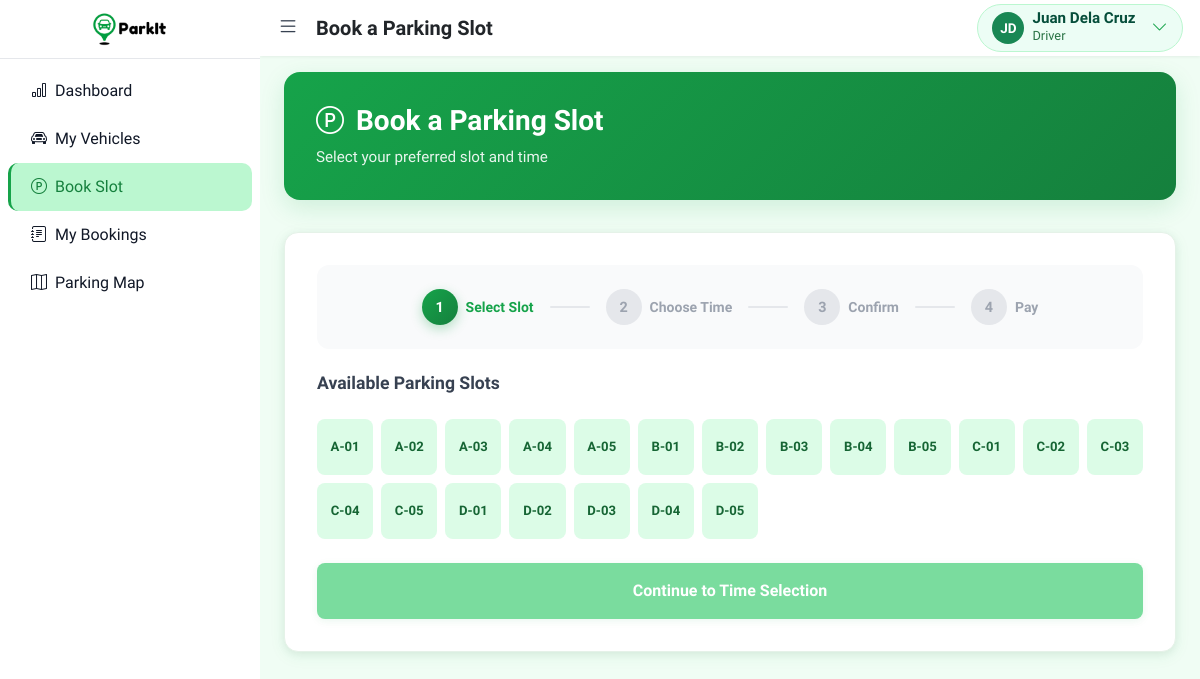
/user/book.php (signed in), run on the app's committed database.
### tables this page shows
CREATE TABLE IF NOT EXISTS parking_slots (
    id INT PRIMARY KEY AUTO_INCREMENT,
    slot_number VARCHAR(10) NOT NULL UNIQUE,
    slot_row INT NOT NULL,
    slot_column INT NOT NULL,
    status ENUM('available', 'occupied') NOT NULL DEFAULT 'available',
    created_at TIMESTAMP DEFAULT CURRENT_TIMESTAMP,
    updated_at TIMESTAMP DEFAULT CURRENT_TIMESTAMP ON UPDATE CURRENT_TIMESTAMP
);

### user/book.php (the view, shortened to what this page needs)
<?php
$pdo = getDB();
$vehicles = $pdo->prepare('SELECT id, plate_number, model, color FROM vehicles WHERE user_id = ?');
$vehicles->execute([currentUserId()]);
$vehicles = $vehicles->fetchAll();
$step = (int) ($_GET['step'] ?? 1);
$show_confirmation = false;
$confirmation_booking = null;
$all_slots = $pdo->query('SELECT id, slot_number, status FROM parking_slots ORDER BY slot_row, slot_column')->fetchAll();
$available_slots = array_filter($all_slots, function($s) { return $s['status'] === 'available'; });
function slotLabel($slot_number) {
    if (preg_match('/^([A-Z])(\d+)$/', $slot_number, $m)) return $m[1] . '-' . str_pad($m[2], 2, '0', STR_PAD_LEFT);
    return $slot_number;
}
require dirname(__DIR__) . '/includes/header.php';
?>
<div class="book-slot-page">
<a href="<?= BASE_URL ?>/index.php" class="d-inline-flex align-items-center text-decoration-none text-dark mb-4" style="color: #111;"><i class="bi bi-arrow-left me-1"></i></a>
<div class="book-slot-header">
    <h4><i class="bi bi-p-circle"></i>Book a Parking Slot</h4>
    <p>Select your preferred slot and time</p>
</div>
<div class="book-slot-main">
<?php $progress_done = $show_confirmation; ?>
<ul class="list-unstyled d-flex align-items-center book-progress mb-4">
    <li class="d-flex align-items-center">
        <span class="progress-num <?= ($step >= 1 || $progress_done) ? 'active' : '' ?>">1</span>
        <span class="progress-label <?= ($step >= 1 || $progress_done) ? 'active' : '' ?>">Select Slot</span>
    </li>
    <li class="progress-line" style="background:<?= ($step >= 2 || $progress_done) ? '#86efac' : '#e5e7eb' ?>;"></li>
    <li class="d-flex align-items-center">
        <span class="progress-num <?= ($step >= 2 || $progress_done) ? 'active' : '' ?>">2</span>
        <span class="progress-label <?= ($step >= 2 || $progress_done) ? 'active' : '' ?>">Choose Time</span>
    </li>
    <li class="progress-line" style="background:<?= ($step >= 3 || $progress_done) ? '#86efac' : '#e5e7eb' ?>;"></li>
    <li class="d-flex align-items-center">
        <?php if ($show_confirmation): ?>
            <span class="progress-num active"><i class="bi bi-check-lg"></i></span>
            <span class="progress-label active">Confirm</span>
        <?php else: ?>
            <span class="progress-num <?= $step >= 3 ? 'active' : '' ?>">3</span>
            <span class="progress-label <?= $step >= 3 ? 'active' : '' ?>">Confirm</span>
        <?php endif; ?>
    </li>
    <li class="progress-line" style="background:<?= ($step >= 4 || $progress_done) ? '#86efac' : '#e5e7eb' ?>;"></li>
    <li class="d-flex align-items-center">
        <span class="progress-num <?= ($step >= 4 || $progress_done) ? 'active' : '' ?>">4</span>
        <span class="progress-label <?= ($step >= 4 || $progress_done) ? 'active' : '' ?>">Pay</span>
    </li>
</ul>
<?php if ($show_confirmation && $confirmation_booking): ?>
    <?php
    $cb = $confirmation_booking;
    $slot_label = slotLabel($cb['slot_number']);
    $entry_source = $cb['entry_time'] ?? $cb['planned_entry_time'] ?? $cb['booked_at'] ?? null;
    $exit_source = $cb['exit_time'] ?? null;
    $duration_mins = 0;
    if ($entry_source && $exit_source) {
        $duration_mins = max(0, (int) ((strtotime($exit_source) - strtotime($entry_source)) / 60));
    }
    $min_increment = 15;
    $billed_mins = $duration_mins > 0 ? max($min_increment, (int) (ceil($duration_mins / $min_increment) * $min_increment)) : 0;
    $conf_date = $entry_source ? date('F j, Y', strtotime($entry_source)) : '—';
    $conf_start = $entry_source ? date('g:i A', strtotime($entry_source)) : '—';
    $conf_end = $exit_source ? date('g:i A', strtotime($exit_source)) : '—';
    $conf_time = ($conf_start !== '—' && $conf_end !== '—') ? $conf_start . ' - ' . $conf_end : ($conf_start !== '—' ? $conf_start : '—');
    $conf_amount = isset($cb['amount']) && $cb['amount'] !== null ? number_format((float)$cb['amount'], 2) : '0.00';
    ?>
    <div class="confirmation-center">
    <div class="card border-0 rounded-3 shadow-lg" style="max-width:720px; width:100%;">
        <div class="card-body p-4 p-md-5 text-start">
            <div class="rounded-circle d-inline-flex align-items-center justify-content-center mb-3" style="width:64px;height:64px;background:linear-gradient(135deg, #16a34a 0%, #15803d 100%);box-shadow:0 4px 12px rgba(22, 163, 74, 0.3);">
                <i class="bi bi-check-lg text-white" style="font-size: 2rem;"></i>
            </div>
            <h4 class="fw-bold text-dark mb-1" style="font-size: 1.5rem;">Booking Confirmed!</h4>
            <p class="text-muted mb-4">Your parking slot has been successfully booked.</p>
            <div class="text-start" style="width:100%;">
                <div class="d-flex justify-content-between py-2 border-bottom border-light">
                    <span class="text-muted">Slot Number:</span>
                    <strong><?= htmlspecialchars($slot_label) ?></strong>
                </div>
                <div class="d-flex justify-content-between py-2 border-bottom border-light">
                    <span class="text-muted">Date:</span>
                    <strong><?= htmlspecialchars($conf_date) ?></strong>
                </div>
                <div class="d-flex justify-content-between py-2 border-bottom border-light">
                    <span class="text-muted">Time:</span>
                    <strong><?= htmlspecialchars($conf_time) ?></strong>
                </div>
                <div class="d-flex justify-content-between py-2 border-bottom border-light">
                    <span class="text-muted">Billed Minutes</span>
                    <strong><?= $billed_mins ? htmlspecialchars($billed_mins) . ' min' : '—' ?></strong>
                </div>
                <div class="d-flex justify-content-between py-2">
                    <span class="text-muted">Total Amount:</span>
                    <strong style="color:#16a34a;font-size:1.1rem;">&#8369;<?= htmlspecialchars($conf_amount) ?></strong>
                </div>
                <div style="font-size:0.85rem;color:#6b7280;margin-top:6px;">Rate: &#8369;30.00/hr — billed in 15-minute increments (minimum 15 minutes)</div>
            </div>
            <div class="d-flex justify-content-center gap-2 flex-wrap mt-4">
                <a href="<?= BASE_URL ?>/index.php" class="btn btn-outline-secondary rounded-3 px-4">Back to Dashboard</a>
                <a href="<?= BASE_URL ?>/user/receipt.php?booking_id=<?= (int)$cb['id'] ?>" class="btn rounded-3 px-4" style="background:linear-gradient(135deg, #16a34a 0%, #15803d 100%);color:#fff;border:none;font-weight:600;box-shadow:0 2px 8px rgba(22, 163, 74, 0.15);">View Receipt</a>
            </div>
        </div>
    </div>
    </div>
    <?php if (!empty($_GET['show_receipt']) && isset($confirmation_booking['amount'])): ?>
        <?php
            $hourly_rate = 30.00;
            $entry = $confirmation_booking['entry_time'] ?? null;
            $exit = $confirmation_booking['exit_time'] ?? null;
            $hours = 0;
            $duration_mins = 0;
            if ($entry && $exit) {
                $duration_mins = max(0, (int) ((strtotime($exit) - strtotime($entry)) / 60));
                $hours = $duration_mins / 60;
            }
            if (isset($confirmation_booking['amount']) && $confirmation_booking['amount'] !== null) {
                $subtotal = (float)$confirmation_booking['amount'];
            } else {
                $min_increment = 15;
                $billed_mins = max($min_increment, (int) (ceil($duration_mins / $min_increment) * $min_increment));
                $subtotal = round(($billed_mins / 60) * $hourly_rate, 2);
            }
            $loyalty = 0.00;
            $tax = round($subtotal * 0.12, 2);
            $total = round($subtotal - $loyalty + $tax, 2);
            $slot_label = slotLabel($confirmation_booking['slot_number']);
        ?>
        <style>
        .receipt-wrap { max-width:740px; margin:20px auto; }
        .receipt-card { border-radius:12px; overflow:hidden; box-shadow:0 6px 18px rgba(16,24,40,0.08); }
        .receipt-header { background:#10b981; color:white; padding:28px 32px; text-align:center; }
        .receipt-header h3 { margin:0; font-size:1.35rem; }
        .receipt-body { background:#f8fafc; padding:24px; }
        .receipt-section { background:white; border-radius:8px; padding:16px; margin-bottom:12px; }
        .receipt-row { display:flex; justify-content:space-between; padding:6px 0; border-bottom:1px dashed #eef2f7; }
        .receipt-row:last-child { border-bottom:0; }
        .receipt-amount { font-size:1.25rem; font-weight:700; color:#059669; }
        .receipt-actions { display:flex; gap:8px; justify-content:center; margin-top:12px; }
        .receipt-actions .btn { padding:10px 18px; }
        </style>
        <div class="receipt-wrap">
            <div class="receipt-card">
                <div class="receipt-header">
                    <h3>Payment Confirmed</h3>
                    <div style="opacity:0.95; margin-top:8px;">Your parking session has been completed successfully</div>
                </div>
                <div class="receipt-body">
                    <div class="receipt-section d-flex justify-content-between align-items-center">
                        <div>
                            <div style="font-size:0.95rem;color:#6b7280;">TRANSACTION ID</div>
                            <div style="font-weight:700;">PK-<?= str_pad((int)$confirmation_booking['id'] ?? 0, 6, '0', STR_PAD_LEFT) ?></div>
                        </div>
                        <div style="text-align:right;">
                            <div style="font-size:0.95rem;color:#6b7280;">DATE & TIME</div>
                            <div style="font-weight:700;"><?= $confirmation_booking['paid_at'] ? date('F j, Y \a\t g:i A', strtotime($confirmation_booking['paid_at'])) : ($confirmation_booking['entry_time'] ? date('F j, Y \a\t g:i A', strtotime($confirmation_booking['entry_time'])) : date('F j, Y \a\t g:i A')) ?></div>
                        </div>
                    </div>
                    <div class="receipt-section">
                        <h6 style="margin:0 0 8px 0;">Parking Details</h6>
                        <div class="d-flex justify-content-between"><div style="color:#6b7280;">Slot Location</div><div><strong><?= htmlspecialchars($slot_label) ?></strong></div></div>
                        <div class="d-flex justify-content-between"><div style="color:#6b7280;">Parking Duration</div><div><strong><?= $hours ? round($hours,2).'h' : '—' ?></strong></div></div>
                    </div>
                    <div class="receipt-section">
                        <h6 style="margin:0 0 8px 0;">Vehicle Information</h6>
                        <div class="d-flex justify-content-between"><div style="color:#6b7280;">Vehicle</div><div><strong><?= htmlspecialchars($confirmation_booking['model'] ?? '—') ?></strong></div></div>
                        <div class="d-flex justify-content-between"><div style="color:#6b7280;">License Plate</div><div><strong><?= htmlspecialchars($confirmation_booking['plate_number'] ?? '—') ?></strong></div></div>
                    </div>
                    <div class="receipt-section">
                        <h6 style="margin:0 0 8px 0;">Pricing Breakdown</h6>
                        <div class="receipt-row"><div style="color:#6b7280;">Hourly Rate</div><div>&#8369;<?= number_format($hourly_rate,2) ?></div></div>
                        <div class="receipt-row"><div style="color:#6b7280;">Hours Parked</div><div><?= $hours ? round($hours,2) : '0.00' ?></div></div>
                        <div class="receipt-row"><div style="color:#6b7280;">Subtotal</div><div>&#8369;<?= number_format($subtotal,2) ?></div></div>
                        <div class="receipt-row"><div style="color:#6b7280;">Loyalty Discount</div><div>&#8369;<?= number_format($loyalty,2) ?></div></div>
                        <div class="receipt-row"><div style="color:#6b7280;">Tax (12%)</div><div>&#8369;<?= number_format($tax,2) ?></div></div>
                        <div class="receipt-row" style="border-top:1px solid #eef2f7; padding-top:10px;"><div style="font-weight:700;">Total Amount</div><div class="receipt-amount">&#8369;<?= number_format($total,2) ?></div></div>
                    </div>
                    <div class="receipt-section">
                        <div style="color:#6b7280;">Payment Method</div>
                        <div style="margin-top:8px; display:flex; align-items:center; gap:12px;">
                            <div style="background:#ecfccb; padding:10px 12px; border-radius:8px; color:#065f46; font-weight:700;"><?= htmlspecialchars(ucwords(str_replace('_',' ',$confirmation_booking['payment_method'] ?? '—'))) ?></div>
                            <div style="color:#6b7280;"><?= htmlspecialchars($confirmation_booking['payment_subtype'] ?? ($confirmation_booking['account_number'] ?? '—')) ?></div>
                        </div>
                    </div>
                    <div class="receipt-actions">
                        <a href="#" onclick="window.print();return false;" class="btn btn-outline-secondary">Print Receipt</a>
                        <a href="#" class="btn btn-outline-secondary">Download PDF</a>
                        <a href="<?= BASE_URL ?>/index.php" class="btn btn-success">Back to Dashboard</a>
                    </div>
                </div>
            </div>
        </div>
    <?php endif; ?>
<?php elseif ($step === 1): ?>
    <div class="book-slot-card-wrap">
        <h5 class="fw-bold mb-4" style="color: #374151; font-size: 1.1rem;">Available Parking Slots</h5>
        <form method="get" action="<?= BASE_URL ?>/user/book.php" id="formStep1">
            <div class="slot-grid mb-4" id="slotGrid">
                <?php foreach ($all_slots as $s): ?>
                    <?php $available = $s['status'] === 'available'; ?>
                    <button type="button" class="slot-btn slot-<?= $available ? 'available' : 'occupied' ?>" data-slot-id="<?= $available ? $s['id'] : '' ?>" data-slot-num="<?= htmlspecialchars(slotLabel($s['slot_number'])) ?>" <?= $available ? '' : 'disabled' ?>>
                        <?= htmlspecialchars(slotLabel($s['slot_number'])) ?>
                    </button>
                <?php endforeach; ?>
            </div>
            <?php if (empty($available_slots)): ?>
                <p class="text-muted mb-0">No slots available. Try again later.</p>
            <?php else: ?>
                <button type="submit" class="btn-continue-slot w-100 py-3 rounded-3 border-0 fw-semibold" id="btnContinue" disabled>Continue to Time Selection</button>
            <?php endif; ?>
        </form>
    </div>
<?php else: ?>
<?php endif; ?>
</div>
</div>
<?php require dirname(__DIR__) . '/includes/footer.php'; ?>

### data on the page
parking_slots: slot_number "A-01"
parking_slots: slot_number "A-02"
parking_slots: slot_number "A-03"
parking_slots: slot_number "A-04"
parking_slots: slot_number "A-05"
parking_slots: slot_number "B-01"
parking_slots: slot_number "B-02"
parking_slots: slot_number "B-03"
parking_slots: slot_number "B-04"
parking_slots: slot_number "B-05"
parking_slots: slot_number "C-01"
parking_slots: slot_number "C-02"
parking_slots: slot_number "C-03"
parking_slots: slot_number "C-04"
parking_slots: slot_number "C-05"
parking_slots: slot_number "D-01"
parking_slots: slot_number "D-02"
parking_slots: slot_number "D-03"
parking_slots: slot_number "D-04"
parking_slots: slot_number "D-05"

### other printed values
$page_title "Book a Parking Slot"
substr($initials,0,2) "JD"
$profileName "Juan Dela Cruz"
$profileRoleLabel "Driver"
